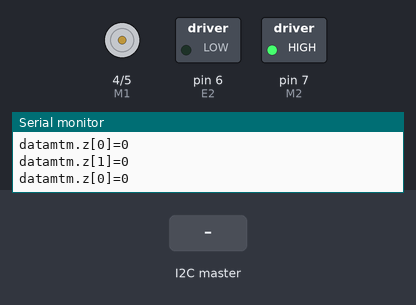
The sketch below on a simulated Arduino Uno, built with avr-gcc and run on an emulated ATmega328P. Shown: direction and speed pins drawn as motors (green arrow = direction pin HIGH = forward, orange = LOW = backward, longer = more drive), switched loads named in the sketch (green lamp = pin HIGH), the last lines printed to the serial monitor. Inputs (shaded band) come from the test bench.

Above: at 1.2 s.
1.3 s: the I2C master sends the byte 1
At 1.9 s:
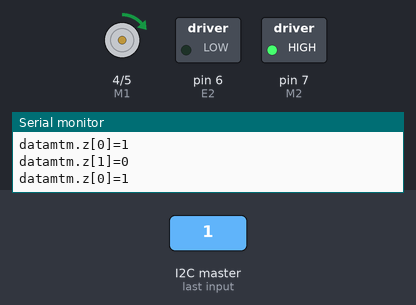
2.8 s: the I2C master sends the byte 90
At 4.0 s:
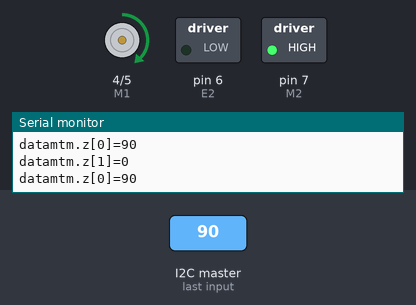
4.3 s: the I2C master sends the byte 200
At 5.5 s:
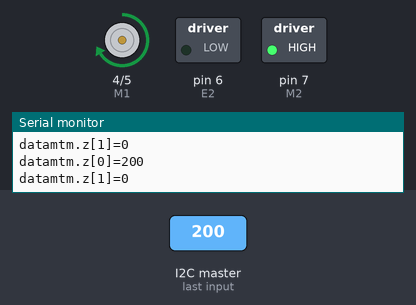
5.8 s: the I2C master sends the byte 0
At 6.3 s:
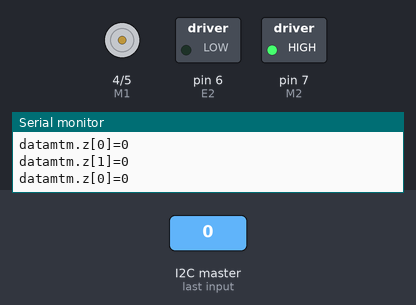
Timing chart, 0 to 8.3 s (numbered marks = the images above; inputs shaded):
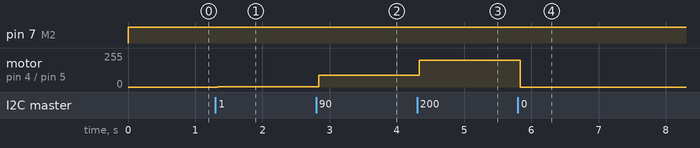

Measured:
- after the input at 1.3 s, motor on pin 4 (M1) / pin 5 (E1): stopped → forward 1/255 at once
- after the input at 2.8 s, motor on pin 4 (M1) / pin 5 (E1): forward 1/255 → forward 90/255 at once
- after the input at 4.3 s, motor on pin 4 (M1) / pin 5 (E1): forward 90/255 → forward 200/255 at once
- after the input at 5.8 s, motor on pin 4 (M1) / pin 5 (E1): forward 200/255 → stopped at once

The sketch:

TTL_motor.ino
```cpp
// # Editor     : Lauren from DFRobot
// # Date       : 17.02.2012

// # Product name: L298N motor driver module DF-MD v1.3
// # Product SKU : DRI0002
// # Version     : 1.0

// # Description:
// # The sketch for using the motor driver L298N
// # Run with the PWM mode

// # Connection:
// #        M1 pin  -> Digital pin 4
// #        E1 pin  -> Digital pin 5
// #        M2 pin  -> Digital pin 7
// #        E2 pin  -> Digital pin 6
// #        Motor Power Supply -> Centor blue screw connector(5.08mm 3p connector)
// #        Motor A  ->  Screw terminal close to E1 driver pin
// #        Motor B  ->  Screw terminal close to E2 driver pin
// #
// # Note: You should connect the GND pin from the DF-MD v1.3 to your MCU controller. They should share the GND pins.
// #

#include <Wire.h>

int E1 = 5;
int M1 = 4;
int E2 = 6;
int M2 = 7;

  union first_union{
    int z[2];
    byte b[4];}
  datamtm;
  int jj=0;
  char b2[4];
  char b1;

void setup()
{
    pinMode(M1, OUTPUT);
    pinMode(M2, OUTPUT);
    Wire.begin(1);// Slave ID #1
    Wire.onReceive(receiveEvent);
    Serial.begin(9600);
}

void loop()
{
  int value;

    digitalWrite(M1,HIGH);
    digitalWrite(M2,HIGH);
    analogWrite(E1, datamtm.z[0]);   //PWM Speed Control
    analogWrite(E2, datamtm.z[1]);   //PWM Speed Control
    Serial.print("datamtm.z[0]=");
    Serial.println(datamtm.z[0]);
    Serial.print("datamtm.z[1]=");
    Serial.println(datamtm.z[1]);
//    delay(30);
// we do not use another moter
// so we do not use datamtmz[1]
}
  void receiveEvent(int howMany)   /*----( LOOP: RUNS CONSTANTLY )----*/
{
    int jj=0;
//  Serial.println("start receiveEvent");
  while (Wire.available()) {
    datamtm.b[jj] = Wire.read();
    jj=jj+1;
    if(jj>3) jj=0;
  }
    Serial.print("datamtm.z[0]=");
    Serial.println(datamtm.z[0]);
    Serial.print("datamtm.z[1]=");
    Serial.println(datamtm.z[1]);

}
```
